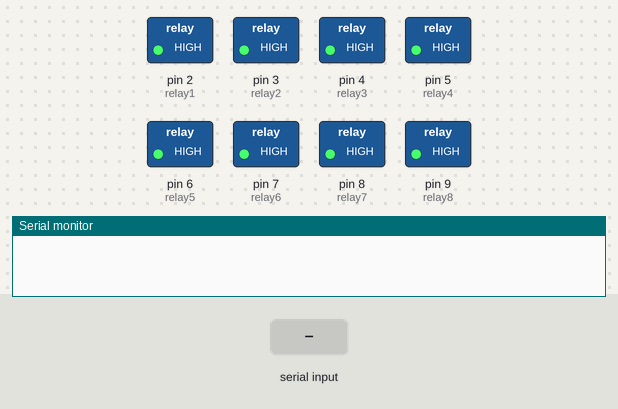
The sketch below on a simulated Arduino Uno, built with avr-gcc and run on an emulated ATmega328P. On the bench: switched loads named in the sketch (green lamp = pin HIGH), the last lines printed to the serial monitor. Inputs (shaded band) come from the test bench.

Above: at 1.2 s.
1.3 s: "A" received over Serial
At 1.7 s:
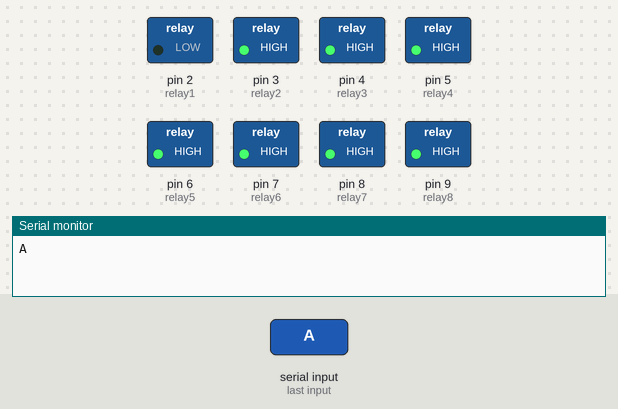
2.8 s: "B" received over Serial
At 4.0 s:
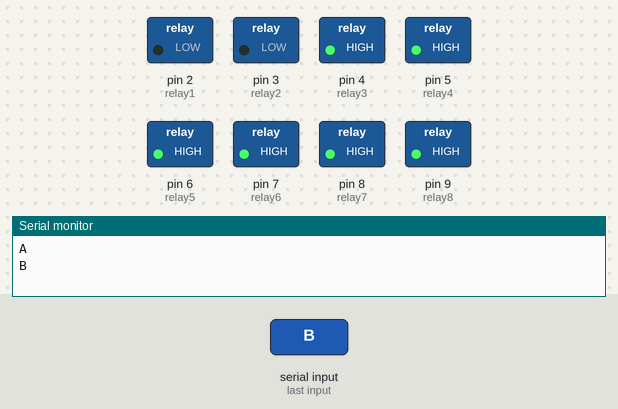
4.3 s: "a" received over Serial
At 5.2 s:
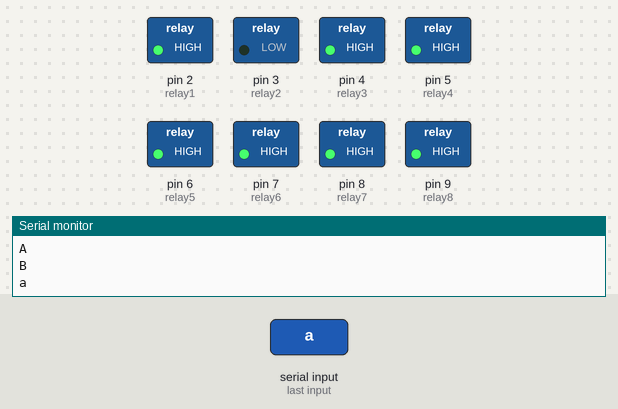
5.8 s: "C" received over Serial
At 6.4 s:
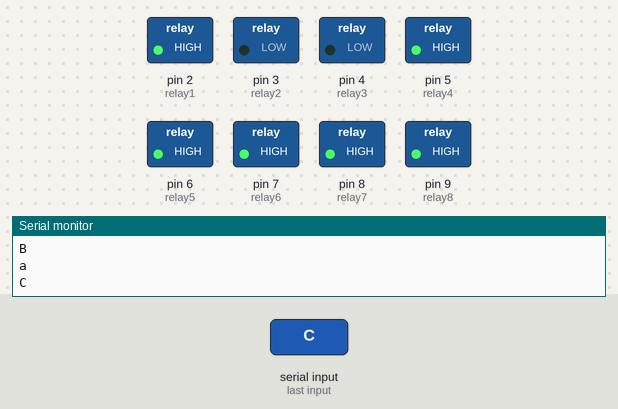
7.3 s: "b" received over Serial
At 8.5 s:
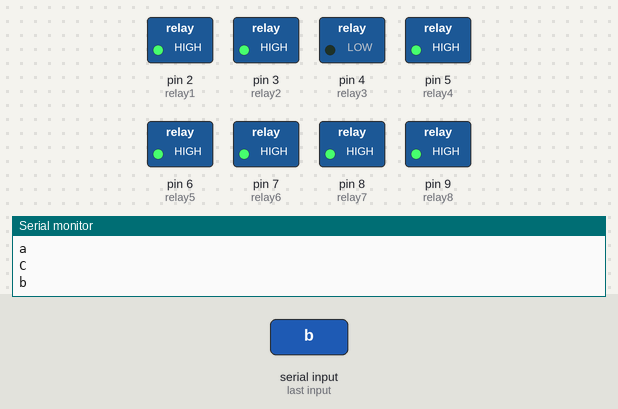
8.8 s: "D" received over Serial
At 9.8 s:
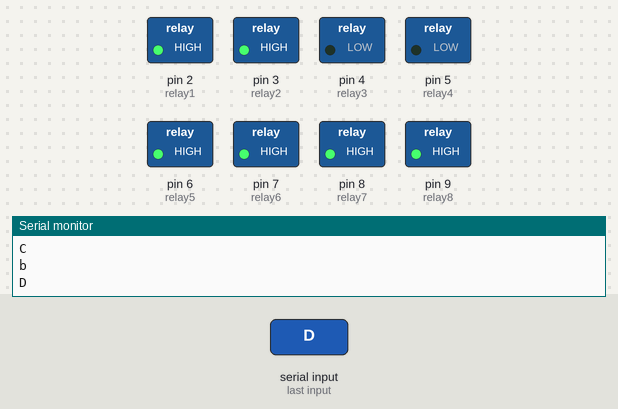
Timing chart, 0 to 11.3 s (numbered marks = the images above; inputs shaded):
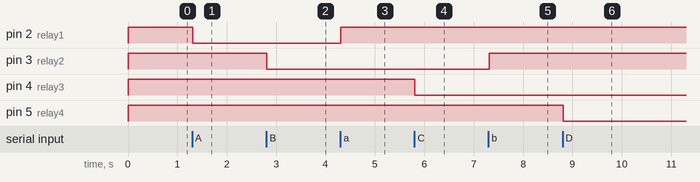

Measured:
- after the input at 1.3 s, pin 2 (relay1): HIGH → LOW at once
- after the input at 2.8 s, pin 3 (relay2): HIGH → LOW at once
- after the input at 4.3 s, pin 2 (relay1): LOW → HIGH at once
- after the input at 5.8 s, pin 4 (relay3): HIGH → LOW at once
- after the input at 7.3 s, pin 3 (relay2): LOW → HIGH at once
- after the input at 8.8 s, pin 5 (relay4): HIGH → LOW at once

The sketch:

updated_code.ino
```cpp
/*

*/
String inputs;
#define relay1 2 //Connect relay1 to pin 9
#define relay2 3 //Connect relay2 to pin 8
#define relay3 4 //Connect relay3 to pin 7
#define relay4 5 //Connect relay4 to pin 6
#define relay5 6 //Connect relay5 to pin 5
#define relay6 7 //Connect relay6 to pin 4
#define relay7 8 //Connect relay7 to pin 3
#define relay8 9 //Connect relay8 to pin 2
void setup()
{
Serial.begin(9600); //Set rate for communicating with phone
pinMode(relay1, OUTPUT); //Set relay1 as an output
pinMode(relay2, OUTPUT); //Set relay2 as an output
pinMode(relay3, OUTPUT); //Set relay1 as an output
pinMode(relay4, OUTPUT); //Set relay2 as an output
pinMode(relay5, OUTPUT); //Set relay1 as an output
pinMode(relay6, OUTPUT); //Set relay2 as an output
pinMode(relay7, OUTPUT); //Set relay1 as an output
pinMode(relay8, OUTPUT); //Set relay2 as an output
digitalWrite(relay1, HIGH); //Switch relay1 off
digitalWrite(relay2, HIGH); //Swtich relay2 off
digitalWrite(relay3, HIGH); //Switch relay1 off
digitalWrite(relay4, HIGH); //Swtich relay2 off
digitalWrite(relay5, HIGH); //Switch relay1 off
digitalWrite(relay6, HIGH); //Swtich relay2 off
digitalWrite(relay7, HIGH); //Switch relay1 off
digitalWrite(relay8, HIGH); //Swtich relay2 off
}
void loop()
{
while(Serial.available()) //Check if there are available bytes to read
{
delay(10); //Delay to make it stable
char c = Serial.read(); //Conduct a serial read
if (c == '#'){
break; //Stop the loop once # is detected after a word
}
inputs += c; //Means inputs = inputs + c
}
if (inputs.length() >0)
{
Serial.println(inputs);

if(inputs == "A")
{
digitalWrite(relay1, LOW);
}
else if(inputs == "a")
{
digitalWrite(relay1, HIGH);
}
else if(inputs == "B")
{
digitalWrite(relay2, LOW);
}
else if(inputs == "b")
{
digitalWrite(relay2, HIGH);
}
else if(inputs == "C")
{
digitalWrite(relay3, LOW);
}
else if(inputs == "c")
{
digitalWrite(relay3, HIGH);
}
else if(inputs == "D")
{
digitalWrite(relay4, LOW);
}
else if(inputs == "d")
{
digitalWrite(relay4, HIGH);
}
else if(inputs == "E")
{
digitalWrite(relay5, LOW);
}
else if(inputs == "e")
{
digitalWrite(relay5, HIGH);
}
else if(inputs == "F")
{
digitalWrite(relay6, LOW);
}
else if(inputs == "f")
{
digitalWrite(relay6, HIGH);
}
else if(inputs == "G")
{
digitalWrite(relay7, LOW);
}
else if(inputs == "g")
{
digitalWrite(relay7, HIGH);
}
else if(inputs == "H")
{
digitalWrite(relay8, LOW);
}
else if(inputs == "h")
{
digitalWrite(relay8, HIGH);
}
inputs="";
}
}
```
